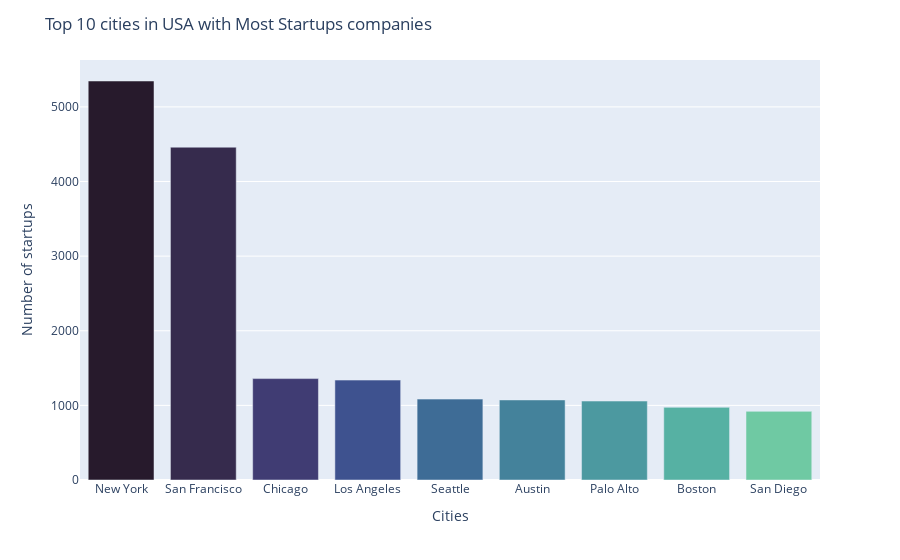

This figure's notebook cell:
### Code cell
city_counts = usa_offices['city'].value_counts()
df_city_counts = pd.DataFrame({'city': city_counts.index, 'count': city_counts.values})
df_city_counts =df_city_counts[0:9]


fig = px.bar(df_city_counts, x='city', y='count')
fig.update_layout(
    title='Top 10 cities in USA with Most Startups companies',
    xaxis_title='Cities',
    yaxis_title='Number of startups',
  
)
fig.update_traces(marker_color=px.colors.sequential.deep[::-1], width=0.8)

# display the chart
fig.show()
pyo.plot(fig, filename='cities.html')

### Figure 1 — Plotly figure (JSON) as saved in the notebook; plotly's stock layout.template omitted (floating-point values rounded to 4 significant figures)
{"data": [{"alignmentgroup": "True", "hovertemplate": "city=%{x}<br>count=%{y}<extra></extra>", "legendgroup": "", "marker": {"color": ["rgb(39, 26, 44)", "rgb(54, 43, 77)", "rgb(64, 60, 115)", "rgb(62, 82, 143)", "rgb(62, 108, 150)", "rgb(68, 130, 155)", "rgb(76, 153, 160)", "rgb(86, 177, 163)", "rgb(111, 201, 163)", "rgb(156, 219, 165)", "rgb(206, 236, 179)", "rgb(253, 253, 204)"], "pattern": {"shape": ""}}, "name": "", "offsetgroup": "", "orientation": "v", "showlegend": false, "textposition": "auto", "type": "bar", "width": 0.8, "x": ["New York", "San Francisco", "Chicago", "Los Angeles", "Seattle", "Austin", "Palo Alto", "Boston", "San Diego"], "xaxis": "x", "y": [5347, 4460, 1359, 1339, 1084, 1073, 1058, 974, 920], "yaxis": "y"}], "layout": {"barmode": "relative", "legend": {"tracegroupgap": 0}, "margin": {"t": 60}, "title": {"text": "Top 10 cities in USA with Most Startups companies"}, "xaxis": {"anchor": "y", "domain": [0, 1], "title": {"text": "Cities"}}, "yaxis": {"anchor": "x", "domain": [0, 1], "title": {"text": "Number of startups"}}}}
